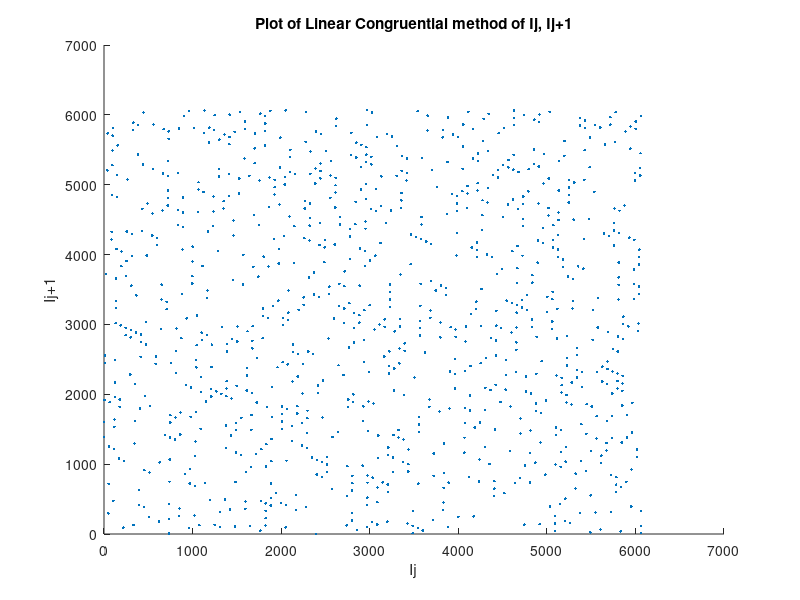

MATLAB code to generate this figure:
% first we will declare all the constant required for the formula.
A=106;
C=1283;
M=6075;
I=1;


% now we can store ith random variable in array[i]
array=zeros(1,1000);
array(1)=I;

% loop for all random variable

for i = 2: 1000
    I=mod(A*I+C,M);
    array(i)=I;
end



% plot random variable Ij+1 vs Ij.

scatter(array(1:end-1), array(2:end),".");
xlabel('Ij');
ylabel('Ij+1');
title('Plot of Linear Congruential method of Ij, Ij+1');







